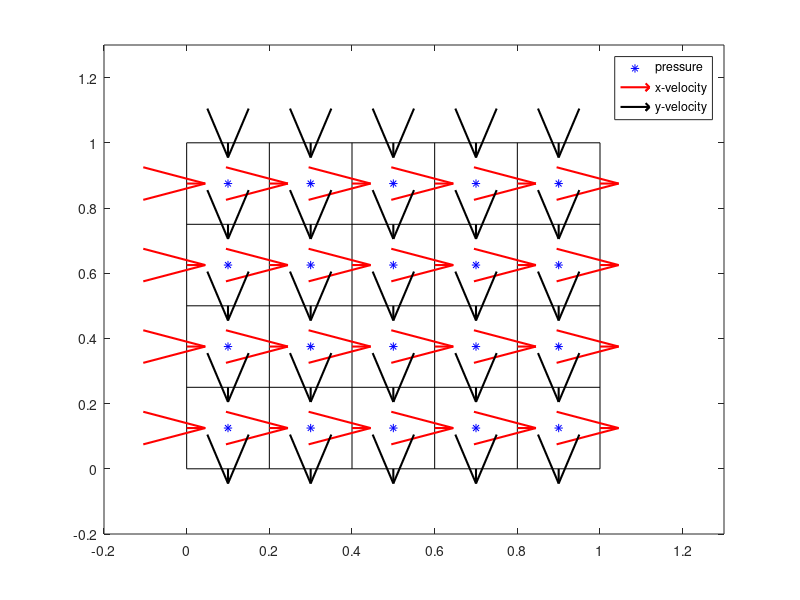

Source code (MATLAB):
%% %% CME207 porject
%% PArt 2 problem 1
%% generate the grid file.

dx = 0.2;
dy = 0.25;

x = 0:dx:1;
y = 0:dy:1;


%% step 1 first plot all the horizontal line
for j = 1:length(y)
    plot([0 1],[y(j) y(j)],'k');
    hold on;
end
% second plot all the vertical line
for j = 1:length(x)
    plot([x(j) x(j)],[0 1],'k');
    hold on;
end

%% step 2 plot all the pressure point
for i = 1:length(y) - 1
    % plot th pressure points in every raw
    %plot(x(1) - 0.5 * dx, y(i) + 0.5 * dy,'b*');
    for j = 1:length(x) - 1
        xx = x(j) + 0.5 * dx;
        yy = y(i) + 0.5 * dy;
        h1 = plot(xx,yy,'b*');       
    end
end

% plot(x(1) - 0.5 * dx, y(1) - 0.5 * dy,'b*');
% for j = 1:length(x)
%     plot(x(j) + 0.5 * dx, y(1) - 0.5 * dy,'b*');
% end

%% step 3 plot the ux in the interface
for i = 1:length(y) - 1
    for j = 1:length(x)
        h2 = quiver(x(j) , y(i) + 0.5 * dy,0.05,0,'r','LineWidth',1.5,'MaxHeadSize',2);       
    end
end
% i = length(y);
% for j = 1:length(x)
%     h2 = quiver(x(j) , y(i) + 0.5 * dy,0.05,0,'r','LineWidth',1.5,'MaxHeadSize',2);       
% end

%% step 4, plot the uy in the interface
for j = 1:length(x) - 1
    for i = 1:length(y) 
        h3 = quiver(x(j) + 0.5 * dx , y(i),0, - 0.05,'k','LineWidth',1.5,'MaxHeadSize',2);
    end
end
% j = 1;
% for i = 1:length(y) 
%     h3 = quiver(x(j) - 0.5 * dx , y(i),0, - 0.05,'k','LineWidth',1.5,'MaxHeadSize',2);
% end


legend([h1,h2,h3],{'pressure','x-velocity','y-velocity'});

axis([-0.2 1.3 -0.2 1.3]);